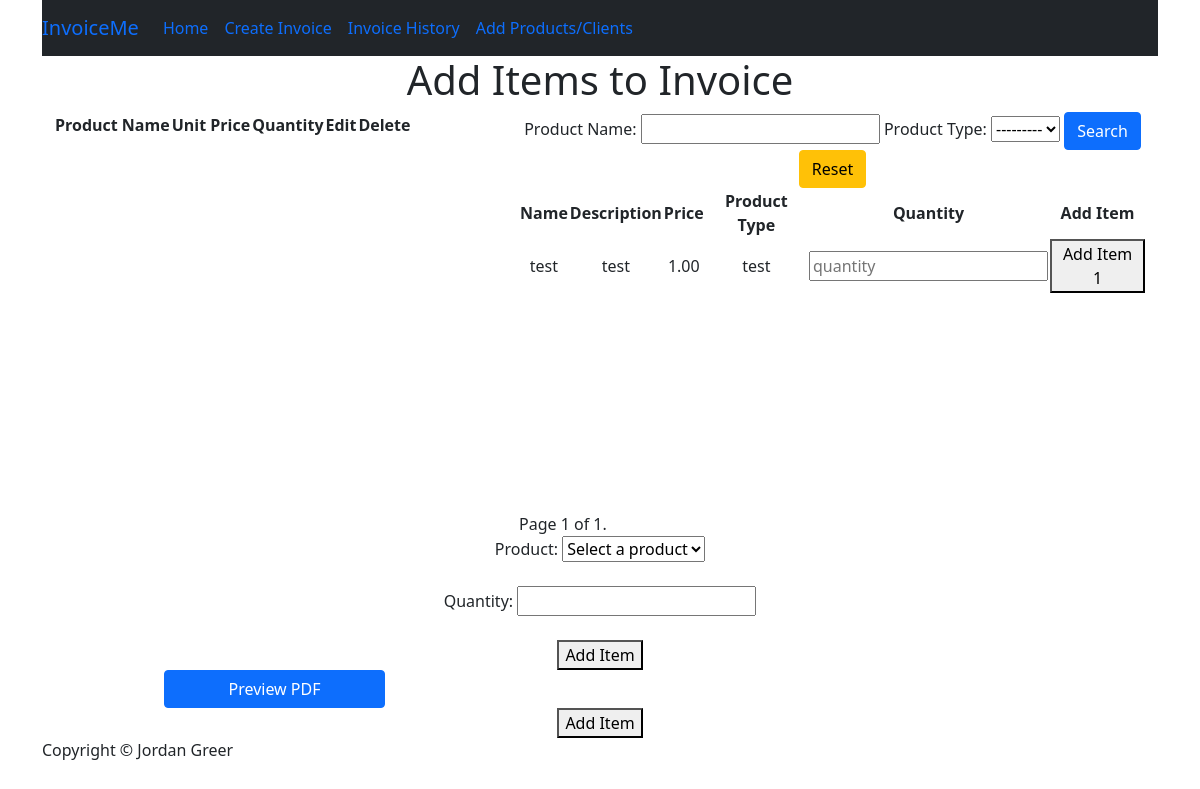
The page /addItems/44/ on the database its author committed.
### invoice/models.py (models this page shows, shortened)
class ProductType(models.Model):
    name = models.CharField(max_length=100)
    def __str__(self):
        return self.name

class Product(models.Model):
    name = models.CharField(max_length=100)
    description = models.TextField()
    price = models.DecimalField(max_digits=10, decimal_places=2)
    product_type = models.ForeignKey(ProductType, on_delete=models.CASCADE)

### invoice/views.py (the view)
# urls.py: path('addItems/<int:invoice_id>/', views.addItems, name='addItems'),
def addItems(request, invoice_id):
    invoice = Invoice.objects.get(pk=invoice_id)
    client = invoice.client
    products = Product.objects.all()
    productType = ProductType.objects.all()
    site_url = settings.SITE_URL
    myFilter = ProductsFilter(request.GET, queryset=products)
    products = myFilter.qs
    paginator = Paginator(products, 10)  # Display 10 invoices per page (you can adjust the number)
    page = request.GET.get('page')
    products = paginator.get_page(page)
    if request.method == 'POST':
        formset = InvoiceItemFormSet(request.POST)
        if formset.is_valid():
            for form in formset:
                if form.is_valid():
                    product = form.cleaned_data['product']
                    quantity = form.cleaned_data['quantity']
                    unit_price = form.cleaned_data['unit_price']
                    item = InvoiceItem.objects.create(
                        invoice=invoice,
                        product=product,
                        quantity=quantity,
                    )
                    item.save()
            return redirect('invoice/addItems', invoice_id=invoice_id)  # Redirect back to the same page
    else:
        formset = InvoiceItemFormSet()
    context = {
        'client': client,
        'invoice': invoice,
        'formset': formset,
        'products': products,
        'myFilter': myFilter,
        'site_url': site_url,
        'invoice_pk': invoice,
    }
    return render(request, 'invoice/addItems.html', context)

### invoice/models.py (called while the page is built)
    def __str__(self):
        return str(self.invoice_num)

### invoice/templates/invoice/addItems.html (shortened to what this page needs)
{% extends "base/base.html" %}
{% load static %}
{% block content %}
<h1>Add Items to Invoice</h1>
<div class="row">
    <div class="col-md-5">
        <table id="item-table">
            <tr>
                <th>Product Name</th>
                <th>Unit Price</th>
                <th>Quantity</th>
                <th>Edit</th>
                <th>Delete</th>
            </tr>
        </table>
    </div>
    <div class="col-md-7">
        <div style="height: 400px;">
            <div>
                <form method="get">
                    {{myFilter.form.as_table}}
                    <button class="btn btn-primary">Search</button>
                    <a class="btn btn-warning" href="#">Reset</a>
                </form>
            </div>
            <div>
                <table>
                    <tr>
                        <th>Name</th>
                        <th>Description</th>
                        <th>Price</th>
                        <th>Product Type</th>
                        <th>Quantity</th>
                        <th>Add Item</th>
                    </tr>
                    {% for i in products %}
                        <form method="post" id="task-form" data-url="{% url 'invoice:itemInvoiceAPI' invoice_pk %}">
                            <tr>
                                <td>{{ i.name }}</td>
                                <td>{{ i.description }}</td>
                                <td>{{ i.price }}</td>
                                <td>{{ i.product_type }}</td>
                                <td>
                                    <input type="number" name="quantity" placeholder="quantity" min="1"/>
                                </td>
                                <td><button type="submit">Add Item 1</button></td>
                            </tr>
                        </form>
                    {% endfor %}
                </table>
            </div>
        </div>
        <div class="pagination text-center">
            <span class="step-links">
                <span class="current-page">
                    Page {{ products.number }} of {{ products.paginator.num_pages }}.
                </span>
            </span>
        </div>
    </div>
</div>
<div class="row">
    <form id="invoiceForm">
        <label for="product">Product:</label>
        <select id="product" name="product" required>
            <option value="">Select a product</option>
        </select><br><br>
        <label for="quantity">Quantity:</label>
        <input type="number" id="quantity" name="quantity" required min="1"><br><br>
        <button type="submit">Add Item</button>
    </form>
    <div class="col-md-5">
        <div class="d-grid gap-2 col-6 mx-auto">
    <a href="#" target="_blank" class="btn btn-primary">Preview PDF</a>
        </div>
    </div>
</div>
<form method="post" id="task-form" data-url="{% url 'invoice:itemInvoiceAPI' invoice_pk %}">
    <button type="button" class="add-item">Add Item</button>
</form>
{% endblock content %}

### rows shown on the page
Product: name "test", description "test", price "1.00", product_type "test"

### other values the page prints
{{ products.number }} "1"
{{ products.paginator.num_pages }} "1"
